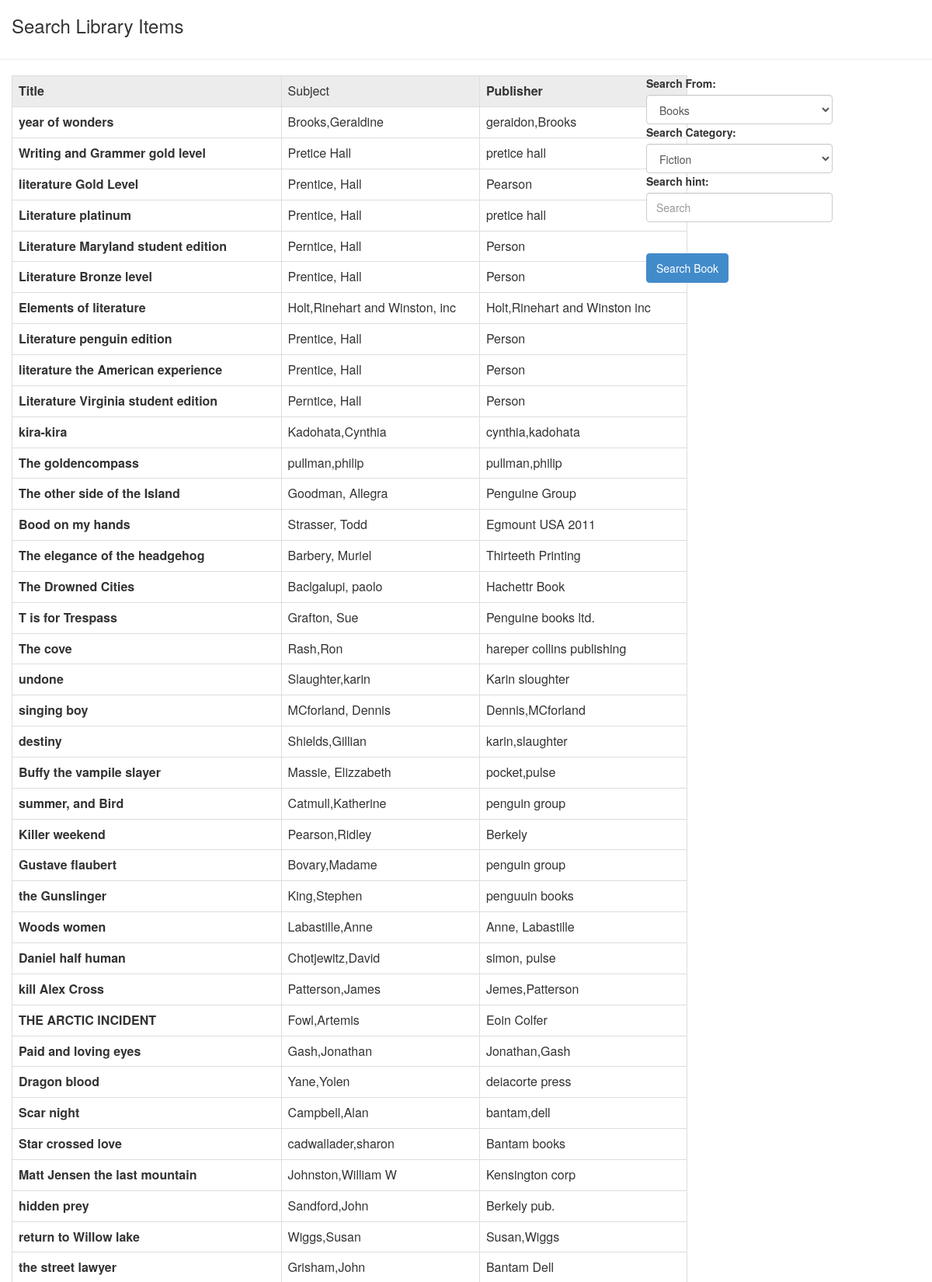
The app's page /pages/Search_Items.php (upper part) with its own data.
### tables this page shows
CREATE TABLE IF NOT EXISTS `books` (
`id` int(11) NOT NULL,
  `title` varchar(45) NOT NULL,
  `cat_id` int(11) NOT NULL,
  `author` varchar(45) NOT NULL,
  `publisher` varchar(45) NOT NULL,
  `publish_year` varchar(8) NOT NULL,
  `publish_address` varchar(45) NOT NULL,
  `call_id` varchar(8) NOT NULL,
  `copy_number` int(11) NOT NULL,
  `shelf_or_store` enum('store','shelf') NOT NULL,
  `update_time` datetime NOT NULL DEFAULT CURRENT_TIMESTAMP,
  `Created_Date` timestamp NOT NULL DEFAULT CURRENT_TIMESTAMP
);

### private/LMS.php (called while the page is built, shortened)
<?php
class LMS
{
    public function connect()
    {
        return mysqli_connect_errno();
    }
    public function search_book_not_issued($hint, $from = "ALL", $cat_id, $page = 0)
    {
        global $conn;
        $sql = "";
        if(isset($hint) and $hint != "")
        {
            $sql .= "SELECT * FROM books WHERE (books.title LIKE '%$hint%' OR books.author LIKE '%$hint%' OR books.publisher LIKE '%$hint%' AND id NOT IN(SELECT books_id FROM book_borrows WHERE (returned = '0'))) ";
            if(!isset($from) or $from == "All" or $from == "")
            {
                if(isset($cat_id) and $cat_id <= 1)
                {
                }
                else{
                    $sql .= "AND books.cat_id = $cat_id";
                }
            }
            else{
                $sql .= "AND books.shelf_or_store = '$from'";
                if(isset($cat_id) and $cat_id <= 1)
                {
                }
                else{
                    $sql .=  "AND books.cat_id = $cat_id";
                }
            }
        }
        elseif($hint == "")
        {
            $sql = "SELECT * FROM books WHERE id NOT IN(SELECT books_id FROM book_borrows WHERE returned = '0') ";
        }
        $sql .= " GROUP BY call_id";
        $response = array();
        $result = mysqli_query($conn, $sql);
        if($result)
        {
            while($row = mysqli_fetch_assoc($result))
            {
                $response[] = $row;
            }
        }
        return $response;
    }
    public function get_all_book_categories()
    {
        global $conn;
        $return = array();
        $sql = "SELECT id, name FROM book_catagory ORDER BY id ASC";
        $result = mysqli_query($conn, $sql);
        while($row = mysqli_fetch_assoc($result))
        {
            $return[] = $row;
        }
        return $return;
    }
}
?>

### private/LMS_Engine.php (called while the page is built, shortened)
<?php
require_once 'LMS.php';
$lms = new LMS();
class LMS_Engine{
    public function get_all_book_categories()
    {
        global $lms;
        return $lms->get_all_book_categories();
    }
    public function search_book_not_issued($hint, $from = "ALL", $cat_id){
        global $lms;
        return $lms->search_book_not_issued($hint, $from, $cat_id);
    }
}
?>

### pages/elements/Search_Table_Items_STD.php (the view)
<tr>
    <td><strong><?php echo $found['title']?></strong></td>
    <?php
    if(isset($found['author'])){
        echo '<td>'.$found['author'].'</td>';
    }else{
        echo '<td>'.$found['subject'].'</td>';
    }
    ?>
    <td><?php echo $found['publisher']?></td>
</tr>

### pages/Search_Items.php (shortened to what this page needs)
<?php
require_once 'private/LMS_Engine.php';
?>
<div class="container" id="main">
    <h3>Search Library Items</h3>
    <div class="row" id="contact">
        <hr>
        <div class="col-lg-9"  >
            <link href="bootstrap/css/bootstrap.min.css" rel="stylesheet">
            <div class="table-responsive ">
                <table class="table table-bordered">
                    <thead>
                    <tr style="background: #ececec">
                        <th>Title</th>
                        <?php
                        if(isset($_POST['s_from']) && $_POST['s_from'] == "Books"){
                            echo '<td>Author</td>';
                        }else{
                            echo '<td>Subject</td>';
                        }
                        ?>
                        <th>Publisher</th>
                    </tr>
                    </thead class="table table-condensed">
                    <tbody >
                    <?php
                    require_once 'private/LMS_Engine.php';
                    $engine = new LMS_Engine();
                    if(isset($_POST['Search_Items'])) {
                        if(isset($_POST['s_from']) && $_POST['s_from'] == "Books"){
                            $founds = $engine->search_book_not_issued($_POST['s_hint'], "shelf", $_POST['s_cat_id']);
                        }
                        if(isset($_POST['s_from']) && $_POST['s_from'] == "CD-DVDs"){
                            $founds = $engine->search_cds_not_issued($_POST['s_hint'], "shelf", $_POST['s_cat_id']);
                        }
                        if(isset($_POST['s_from']) && $_POST['s_from'] == "Magazines"){
                            $founds = $engine->search_meg_not_issued($_POST['s_hint'], "shelf", $_POST['s_cat_id']);
                        }
                    }else {
                        $founds = $engine->search_book_not_issued(null, null, 1);
                    }
                    foreach($founds as $found){
                        include 'pages/elements/Search_Table_Items_STD.php';
                    }
                    ?>
                    </tbody>
                </table>
            </div>
        </div>
        <div class="col-lg-3" style="position: fixed; right:98px;" >
            <form class="form-horizontal"  method="post" action="">
                <div class="col-lg-12">
                    <label>Search From: </label>
                    <select class="form-control" name="s_from" id="from">
                        <option>Books</option>
                    </select>
                </div>
                <div class="col-lg-12">
                    <label>Search Category: </label>
                    <select class="form-control" name="s_cat_id" id="cat_id">
                        <?php
                        require_once 'private/LMS_Engine.php';
                        $engine = new LMS_Engine();
                        $vals = $engine->get_all_book_categories();
                        foreach($vals as $values){
                            echo "<option value='{$values['id']}'>{$values['name']}</option>";
                        }
                        ?>
                    </select>
                </div>
                <div class="col-lg-12">
                    <label>Search hint: </label>
                    <input type="text" class="form-control" name="s_hint" placeholder="Search" value="<?php if(isset($_POST['s_hint'])){echo $_POST['s_hint'];}?>"><br>
                </div>
                <div class="col-md-2 col-lg-2" style="margin-top: 10px">
                    <input class="btn btn-primary btn-default" name="Search_Items" type="submit" value="Search Book" style="margin-top: 10px">
                </div>
            </form>
        </div>
    </div>
    </div>

### records on screen
books: title "year of wonders", author "Brooks,Geraldine", publisher "geraidon,Brooks"
books: title "Writing and Grammer gold level", author "Pretice Hall", publisher "pretice hall"
books: title "literature Gold Level", author "Prentice, Hall", publisher "Pearson"
books: title "Literature platinum", author "Prentice, Hall", publisher "pretice hall"
books: title "Literature Maryland student edition", author "Perntice, Hall", publisher "Person"
books: title "Literature Bronze level", author "Prentice, Hall", publisher "Person"
books: title "Elements of literature", author "Holt,Rinehart and Winston, inc", publisher "Holt,Rinehart and Winston inc"
books: title "Literature penguin edition", author "Prentice, Hall", publisher "Person"
books: title "literature the American experience", author "Prentice, Hall", publisher "Person"
books: title "Literature Virginia student edition", author "Perntice, Hall", publisher "Person"
books: title "kira-kira", author "Kadohata,Cynthia", publisher "cynthia,kadohata"
books: title "The goldencompass", author "pullman,philip", publisher "pullman,philip"
books: title "The other side of the Island", author "Goodman, Allegra", publisher "Penguine Group"
books: title "Bood on my hands", author "Strasser, Todd", publisher "Egmount USA 2011"
books: title "The elegance of the headgehog", author "Barbery, Muriel", publisher "Thirteeth Printing"
books: title "The Drowned Cities", author "Baclgalupi, paolo", publisher "Hachettr Book"
books: title "T is for Trespass", author "Grafton, Sue", publisher "Penguine books ltd."
books: title "The cove", author "Rash,Ron", publisher "hareper collins publishing"
books: title "undone", author "Slaughter,karin", publisher "Karin sloughter"
books: title "singing boy", author "MCforland, Dennis", publisher "Dennis,MCforland"
books: title "destiny", author "Shields,Gillian", publisher "karin,slaughter"
books: title "Buffy the vampile slayer", author "Massie, Elizzabeth", publisher "pocket,pulse"
books: title "summer, and Bird", author "Catmull,Katherine", publisher "penguin group"
books: title "Killer weekend", author "Pearson,Ridley", publisher "Berkely"
books: title "Gustave flaubert", author "Bovary,Madame", publisher "penguin group"
books: title "the Gunslinger", author "King,Stephen", publisher "penguuin books"
books: title "Woods women", author "Labastille,Anne", publisher "Anne, Labastille"
books: title "Daniel half human", author "Chotjewitz,David", publisher "simon, pulse"
books: title "kill Alex Cross", author "Patterson,James", publisher "Jemes,Patterson"
books: title "THE ARCTIC INCIDENT", author "Fowl,Artemis", publisher "Eoin Colfer"
books: title "Paid and loving eyes", author "Gash,Jonathan", publisher "Jonathan,Gash"
books: title "Dragon blood", author "Yane,Yolen", publisher "deiacorte press"
books: title "Scar night", author "Campbell,Alan", publisher "bantam,dell"
books: title "Star crossed love", author "cadwallader,sharon", publisher "Bantam books"
books: title "Matt Jensen the last mountain", author "Johnston,William W", publisher "Kensington corp"
books: title "hidden prey", author "Sandford,John", publisher "Berkely pub."
books: title "return to Willow lake", author "Wiggs,Susan", publisher "Susan,Wiggs"
books: title "the street lawyer", author "Grisham,John", publisher "Bantam Dell"

### other values on screen
form field s_cat_id "Fiction"
